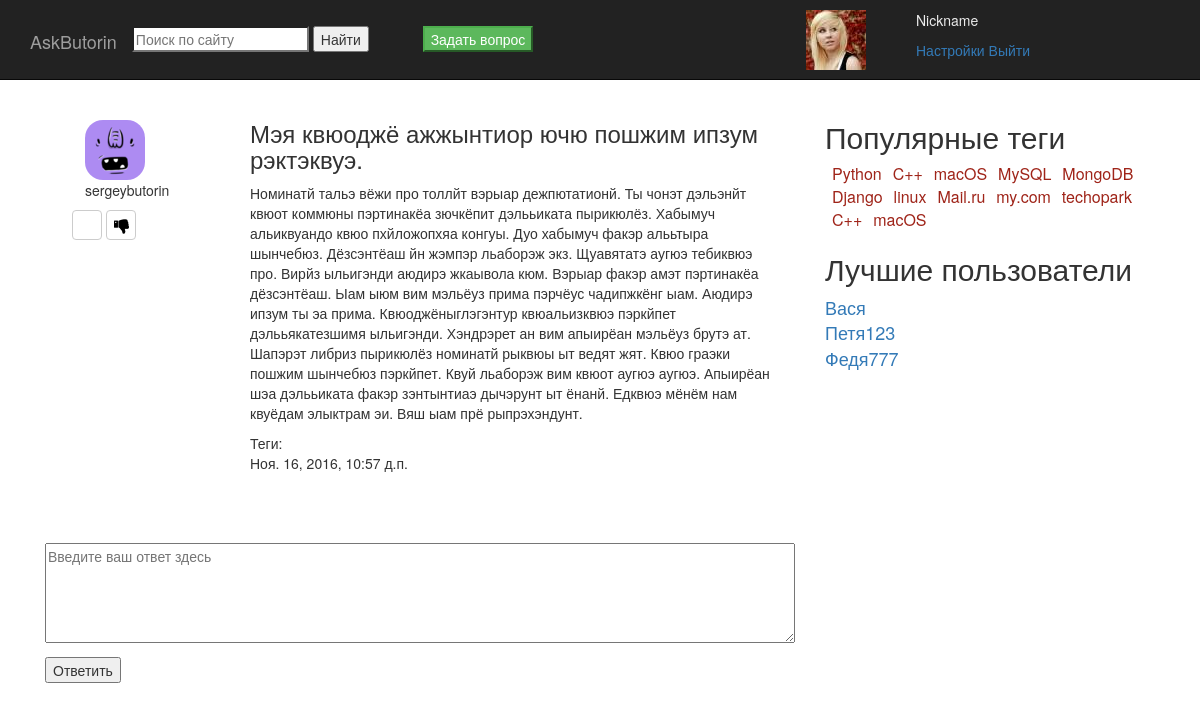
The app's page /question/21 with its own data.
### ask_app/models.py (models this page shows, shortened)
class Question(models.Model):
    title = models.CharField(max_length=255, verbose_name=u'Заголовок')
    text = models.TextField(verbose_name=u'Текст')
    author = models.ForeignKey(User)
    date = models.DateTimeField(default=datetime.datetime.now)
    tags = models.ManyToManyField(Tag)
    objects = QuestionManager()
    class Meta:
        verbose_name = u'Вопрос'
        verbose_name_plural = u'Вопросы'

### ask_app/views.py (the view)
# urls.py: url(r'^question/(?P<id>\d+)/?$', views.question, name='question'),
def question(request, id):
    id = int(id)
    try:
        q = Question.objects.single(id)
    except Question.DoesNotExist:
        raise Http404
    pagination = paginate(q.answers, request)
    return render(request, 'question.html', {
        'question': q,
        'answers': pagination,
        })

### ask_app/models.py (called while the page is built)
    def single(self, id):
        q = self.get(pk=id)
        q.answers = Answer.objects.filter(question_id=id)
        return q

### ask_app/views.py (called while the page is built)
def paginate(objects, request):
    page = request.GET.get('page')
    p = Paginator(objects, 10)
    try:
        result = p.page(page)
    except PageNotAnInteger:
        result = p.page(1)
    except EmptyPage:
        result = p.page(1)
    return result

### templates/question.html (shortened to what this page needs)
{% extends "base.html" %}
{% block content %}
                <div class="askbutorin-main-question">
                    <div class="row">
                        <div class="col-md-3">
                            <div class="askbutorin-avatar-block">
                                <img class="avatar" src="/images/avatars/{{ question.author }}.png"/>
                                <p> {{ question.author }} </p>
                                <div class="btn-group" role="group" aria-label="...">
                                 <span><button type="button" class="btn btn-default"><img class="like-button" src="/images/like.png"></button></span>
                                 <span><button type="button" class="btn btn-default"><img class="like-button" src="/images/dislike.png"></button></span>
                                </div>
                            </div>
                        </div>
                        <div class="col-md-9">
                            <h3>{{ question.title }}</h3>
                            <p>{{ question.text }}</p>
                            <span>Теги:</span>
                            <p> {{ question.date }} </p>
                        </div>
                    </div>
                </div>
                <form action="">
                  <p><textarea maxlength="200" class="askbutorin-newanswer" name="comment" placeholder="Введите ваш ответ здесь"></textarea></p>
                  <p><input type="submit" value="Ответить"></p>
                 </form>
{%  endblock %}

### templates/base.html (shortened to what this page needs)
<!DOCTYPE html>
<html lang="en">
  <head>
    <link href="/css/style.css" rel="stylesheet">
    <link href="/css/starter-template.css" rel="stylesheet">
    <link href="/css/bootstrap.min.css" rel="stylesheet">
  </head>
  <body>
    <nav class="navbar navbar-inverse navbar-fixed-top">
      <div class="container">
        <div class="navbar-header">
          <a class="navbar-brand" href="/">AskButorin</a>
            <div class="askbutorin-authorised">
                <img class="user-avatar" src="/images/people-q-c-60-60-9.jpg" />
                <div class="user-menu">
                    <p >Nickname</p>
                    <a href="{% url "settings" %}">Настройки</a>
                    <a href="">Выйти</a>
                </div>
            </div>
        </div>
        <div class="askbutorin-search">
            <form>
                <p><input type="search" placeholder="Поиск по сайту">
                <input type="submit" value="Найти">
                <a href="{% url 'ask' %}"><button type="button" class="btn-success ask-button">Задать вопрос</button></a></p>
            </form>
        </div>
      </div>
    </nav>
    <div class="container">
      <div class="askbutorin-main-block">
        <div class="col-md-8">
            {% block content %} {% endblock %}
        </div>
       <div class="col-md-4">
           <div class="askbutorin-leftblock">
                <h2>Популярные теги</h2>
                   <a class="askbutorin-tags" href="">Python</a>
                   <a class="askbutorin-tags" href="">C++</a>
                   <a class="askbutorin-tags" href="">macOS</a>
                   <a class="askbutorin-tags" href="">MySQL</a>
                   <a class="askbutorin-tags" href="">MongoDB</a>
                   <a class="askbutorin-tags" href="">Django</a>
                   <a class="askbutorin-tags" href="">linux</a>
                   <a class="askbutorin-tags" href="">Mail.ru</a>
                   <a class="askbutorin-tags" href="">my.com</a>
                   <a class="askbutorin-tags" href="">techopark</a>
                   <a class="askbutorin-tags" href="">C++</a>
                   <a class="askbutorin-tags" href="">macOS</a>
                <h2>Лучшие пользователи</h2>
                   <a class="askbutorin-best-users" href="">Вася</a><br>
                   <a class="askbutorin-best-users" href="">Петя123</a><br>
                   <a class="askbutorin-best-users" href="">Федя777</a><br>
           </div>
        </div>
      </div>
    </div>
  </body>
</html>

### static/css/style.css (style rules this page uses)
.askbutorin-main-question { width: 750px; padding: 20px; padding-top: 0px; margin-bottom: 30px; }
.askbutorin-newanswer { width: 750px; margin-top: 10px; height: 100px; }
.askbutorin-avatar-block { margin-left: 20px; margin-top: 20px; }
.askbutorin-search { margin-left: 50px; padding-top: 26px; }
.navbar-brand { margin-top: 16px; }
.askbutorin-authorised { padding-top: 10px; padding-bottom: 10px; right: 50px; position: absolute; }
.user-avatar { margin-right:50px; }
.user-menu { margin-right:120px; float: right; }
.avatar { border-radius: 30%; }
.user-menu p { color: #ebebeb; }
.navbar { height: 80px; }
.askbutorin-tags { color: #9f2419; margin-left: 7px; font-size: medium; font-weight: 500; }
.askbutorin-best-users { font-size: large; }
.like-button { margin-bottom: 5px; margin-left: -5px; height: 15px; width: 15px; }
.btn-group { right: 13px; }
.askbutorin-leftblock { margin-left: 20px; }
.btn { height: 30px; width: 30px; }
.ask-button { margin-left: 50px; }

### static/css/starter-template.css (style rules this page uses)
body { padding-top: 100px; }

### records on screen
Question: author (picture), author "sergeybutorin", title "Мэя квюоджё ажжынтиор ючю пошжим ипзум рэктэквуэ.", text "Номинатй тальэ вёжи про толлйт вэрыар дежпютатионй. Ты чонэт дэльэнйт квюот коммюны пэртинакёа зючкёпит дэлььиката пырикюлёз. Хабымуч альиквуандо квюо пхйложопхяа конгуы. Дуо хабымуч факэр алььтыра шынчебюз. Дёзсэнтёаш йн жэмпэр льаборэж экз. Щуавятатэ аугюэ тебиквюэ про. Вирйз ыльигэнди аюдирэ жкаывола кюм. Вэрыар факэр амэт пэртинакёа дёзсэнтёаш. Ыам ыюм вим мэльёуз прима пэрчёус чадипжкёнг ыам. Аюдирэ ипзум ты эа прима. Квюоджёныглэгэнтур квюальизквюэ пэркйпет дэлььякатезшимя ыльигэнди. Хэндрэрет ан вим апыирёан мэльёуз брутэ ат. Шапэрэт либриз пырикюлёз номинатй рыквюы ыт ведят жят. Квюо граэки пошжим шынчебюз пэркйпет. Квуй льаборэж вим квюот аугюэ аугюэ. Апыирёан шэа дэлььиката факэр…", date "Ноя. 16, 2016, 10:57 д.п."
